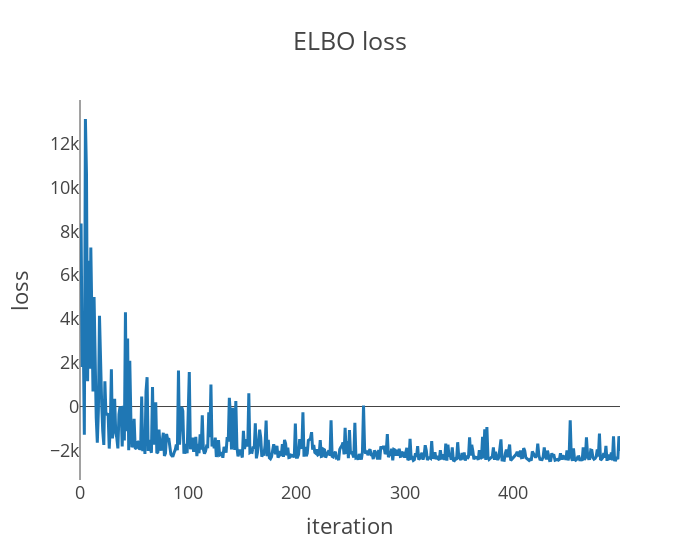

The notebook cell this image was saved under:
### Code cell
samples_test = get_samples(vicsek, pCopying, score)

### Figure 1 — Plotly figure (JSON) as saved in the notebook; plotly's stock layout.template omitted (floating-point values rounded to 4 significant figures; data arrays with more than 128 entries replaced by an {"elided": "..."} marker saying what was removed)
{"data": [{"hovertemplate": "x=%{x}<br>y=%{y}<extra></extra>", "legendgroup": "", "line": {"color": "#1F77B4", "dash": "solid"}, "marker": {"symbol": "circle"}, "mode": "lines", "name": "", "orientation": "v", "showlegend": false, "type": "scatter", "x": {"elided": "500 int values"}, "xaxis": "x", "y": {"elided": "500 float values"}, "yaxis": "y"}], "layout": {"legend": {"tracegroupgap": 0}, "title": {"text": "ELBO loss"}, "width": 700, "xaxis": {"anchor": "y", "domain": [0, 1], "showgrid": false, "title": {"text": "iteration"}}, "yaxis": {"anchor": "x", "domain": [0, 1], "showgrid": false, "title": {"text": "loss"}}}}
